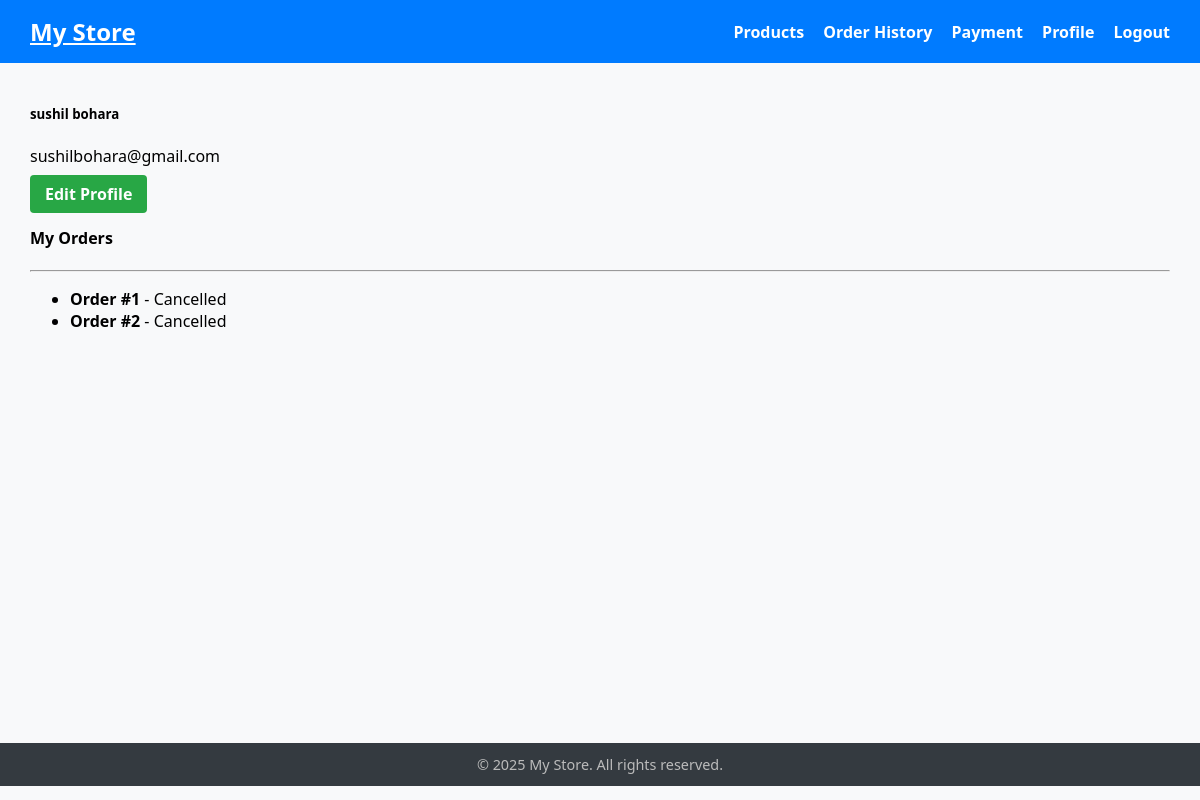
The app's page /customer/profile/ (signed in), older data.
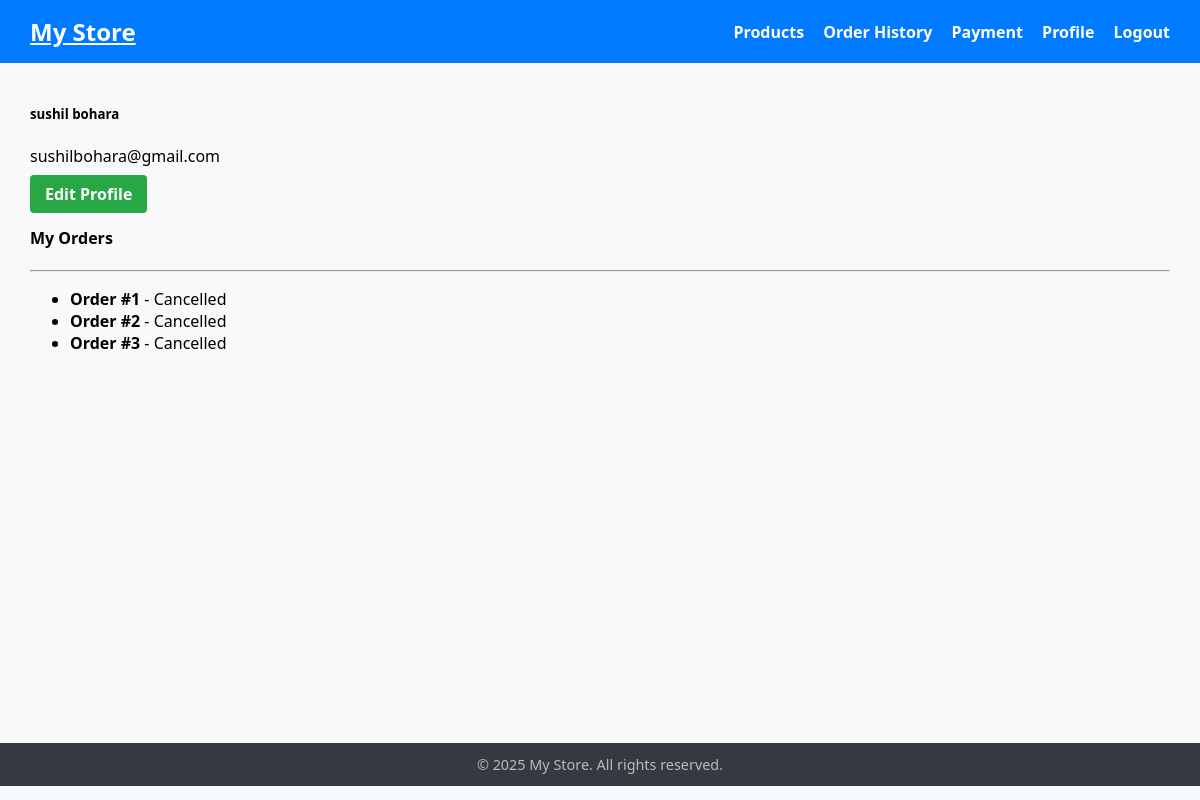
The same page, newer data.
### store/models.py (models this page shows, shortened)
class Order(models.Model):
    user = models.ForeignKey(User, on_delete=models.CASCADE)
    full_name = models.CharField(max_length=200)  # add this
    email = models.EmailField()                    # add this
    address = models.TextField()                    # add this
    city = models.CharField(max_length=100)        # add this
    phone = models.CharField(max_length=20)        # add this
    total_price = models.DecimalField(max_digits=10, decimal_places=2)
    created_at = models.DateTimeField(auto_now_add=True)
    STATUS_CHOICES = [
        ('pending', 'Pending'),
        ('cancelled', 'Cancelled'),
        ('completed', 'Completed'),
    ]
    status = models.CharField(max_length=10, choices=STATUS_CHOICES, default='pending')

### customer/views.py (the view)
# urls.py: path('profile/', views.profile_view, name='profile'),
@login_required
def profile_view(request):
    user = request.user
    orders = user.order_set.all() if hasattr(user, 'order_set') else []
    return render(request, 'customer/profile.html', {
        'user': user,
        'orders': orders
    })

### customer/templates/customer/profile.html (shortened to what this page needs)
{% extends "base.html" %}
{% block content %}
<div class="container mt-4">
    <div class="row">
        <div class="col-md-3">
            <div class="card">
                <div class="card-body text-center">
                    <h5>{{ user.get_full_name|default:user.username }}</h5>
                    <p class="text-muted">{{ user.email }}</p>
                    <a href="{% url 'edit_profile' %}" class="btn btn-primary btn-sm">Edit Profile</a>
                </div>
            </div>
        </div>
        <div class="col-md-9">
            <h4>My Orders</h4>
            <hr>
            {% if orders %}
                <ul class="list-group">
                    {% for order in orders %}
                        <li class="list-group-item">
                            <strong>Order #{{ order.id }}</strong> - {{ order.get_status_display }}
                        </li>
                    {% endfor %}
                </ul>
            {% else %}
                <p>No orders yet.</p>
            {% endif %}
        </div>
    </div>
</div>
{% endblock %}

Row changes from the older to the newer data that the page shows:
added Order: id "3", status "Cancelled"
